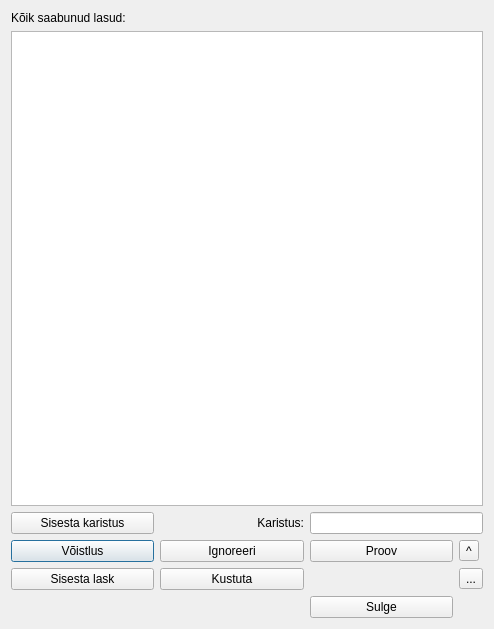
<?xml version="1.0" encoding="UTF-8"?>
<ui version="4.0">
 <class>ShotsWindow</class>
 <widget class="QDialog" name="ShotsWindow">
  <property name="geometry">
   <rect>
    <x>0</x>
    <y>0</y>
    <width>494</width>
    <height>629</height>
   </rect>
  </property>
  <property name="windowTitle">
   <string>Dialog</string>
  </property>
  <layout class="QGridLayout" name="gridLayout">
   <item row="2" column="2" colspan="2">
    <widget class="QLineEdit" name="penaltyEdit"/>
   </item>
   <item row="3" column="0">
    <widget class="QPushButton" name="competitionButton">
     <property name="text">
      <string>Võistlus</string>
     </property>
    </widget>
   </item>
   <item row="1" column="0" colspan="4">
    <widget class="QTableView" name="shotsTable"/>
   </item>
   <item row="2" column="0">
    <widget class="QPushButton" name="penaltyButton">
     <property name="text">
      <string>Sisesta karistus</string>
     </property>
    </widget>
   </item>
   <item row="0" column="0">
    <widget class="QLabel" name="shotsLabel">
     <property name="text">
      <string>Kõik saabunud lasud:</string>
     </property>
    </widget>
   </item>
   <item row="3" column="1">
    <widget class="QPushButton" name="ignoreButton">
     <property name="text">
      <string>Ignoreeri</string>
     </property>
    </widget>
   </item>
   <item row="4" column="0">
    <widget class="QPushButton" name="insertShotButton">
     <property name="text">
      <string>Sisesta lask</string>
     </property>
    </widget>
   </item>
   <item row="3" column="2">
    <widget class="QPushButton" name="sightersButton">
     <property name="text">
      <string>Proov</string>
     </property>
    </widget>
   </item>
   <item row="2" column="1">
    <widget class="QLabel" name="karistusSilt">
     <property name="text">
      <string>Karistus:</string>
     </property>
     <property name="alignment">
      <set>Qt::AlignRight|Qt::AlignTrailing|Qt::AlignVCenter</set>
     </property>
    </widget>
   </item>
   <item row="5" column="2">
    <widget class="QPushButton" name="closeButton">
     <property name="text">
      <string>Sulge</string>
     </property>
    </widget>
   </item>
   <item row="4" column="3">
    <widget class="QToolButton" name="downButton">
     <property name="text">
      <string>...</string>
     </property>
    </widget>
   </item>
   <item row="3" column="3">
    <widget class="QToolButton" name="upButton">
     <property name="text">
      <string>^</string>
     </property>
    </widget>
   </item>
   <item row="4" column="1">
    <widget class="QPushButton" name="deleteButton">
     <property name="text">
      <string>Kustuta</string>
     </property>
    </widget>
   </item>
  </layout>
 </widget>
 <resources/>
 <connections>
  <connection>
   <sender>closeButton</sender>
   <signal>clicked()</signal>
   <receiver>ShotsWindow</receiver>
   <slot>accept()</slot>
   <hints>
    <hint type="sourcelabel">
     <x>369</x>
     <y>598</y>
    </hint>
    <hint type="destinationlabel">
     <x>259</x>
     <y>569</y>
    </hint>
   </hints>
  </connection>
 </connections>
</ui>
